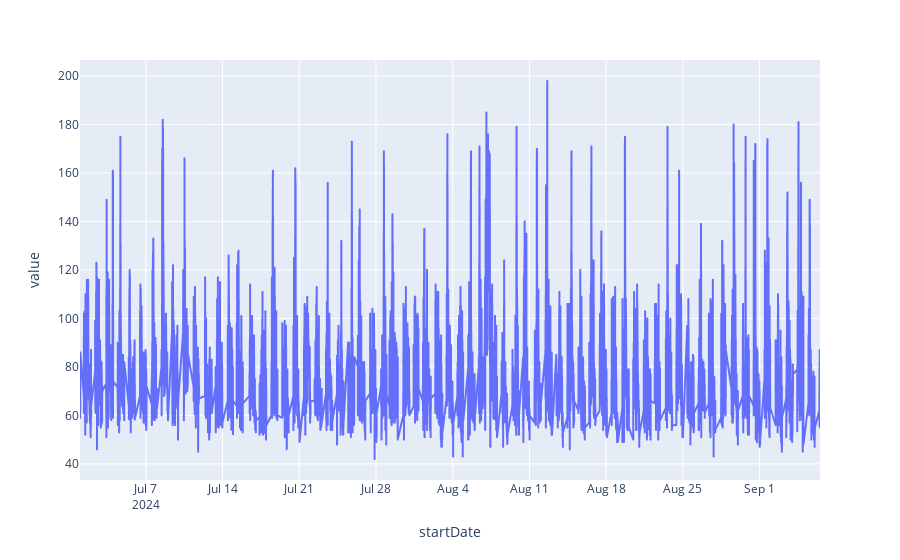

Notebook cell for this chart:
### Markdown cell above
## Now that's a lot of heartbeats! How can I dive deeper...

### Code cell
heart_rate = all_metrics.query('type == "HKQuantityTypeIdentifierHeartRate"').copy()
heart_rate_fig = px.line(heart_rate[heart_rate.startDate >= pd.to_datetime('2024-07-01')], x = 'startDate',y = 'value')
heart_rate_fig

### Figure 1 — Plotly figure (JSON) as saved in the notebook; plotly's stock layout.template omitted (floating-point values rounded to 4 significant figures; data arrays with more than 128 entries replaced by an {"elided": "..."} marker saying what was removed)
{"data": [{"hovertemplate": "startDate=%{x}<br>value=%{y}<extra></extra>", "legendgroup": "", "line": {"color": "#636efa", "dash": "solid"}, "marker": {"symbol": "circle"}, "mode": "lines", "name": "", "showlegend": false, "type": "scattergl", "x": {"elided": "19023 str values"}, "xaxis": "x", "y": {"elided": "19023 float values"}, "yaxis": "y"}], "layout": {"legend": {"tracegroupgap": 0}, "margin": {"t": 60}, "xaxis": {"anchor": "y", "domain": [0, 1], "title": {"text": "startDate"}}, "yaxis": {"anchor": "x", "domain": [0, 1], "title": {"text": "value"}}}}
